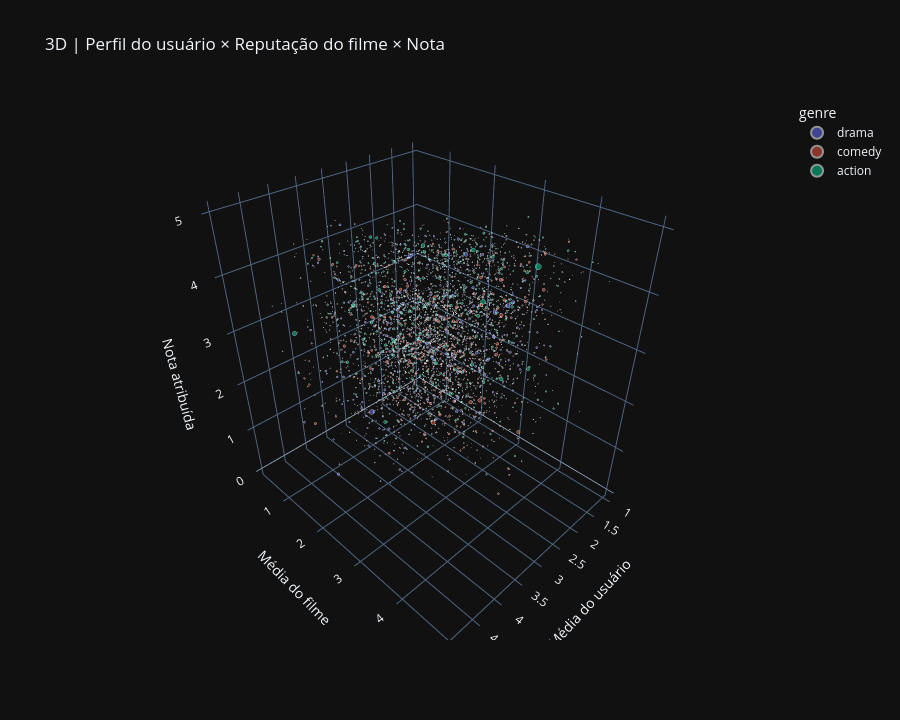

The notebook cell saved with this chart:
### Code cell
from src.data import load_train
import numpy as np
import pandas as pd
import sys
import plotly.express as px
import plotly.graph_objects as go
from plotly.subplots import make_subplots
from plotly.offline import plot
from IPython.display import HTML, display
from pathlib import Path

# Substitua caso seu DataFrame tenha outro nome
X, y = load_train()
dados = X.copy()
dados["stars"] = y.to_numpy()

# Preparação
cols = [
    "user_avg_stars", "user_n_ratings", "age",
    "share_action", "share_comedy", "share_drama",
    "movie_avg_stars", "movie_n_ratings",
    "genre", "release_year", "stars"
]
dados = dados[cols].copy()

for c in cols:
    if c != "genre":
        dados[c] = pd.to_numeric(dados[c], errors="coerce")

dados["genre"] = dados["genre"].astype("string")
dados = dados.dropna(subset=[
    "user_avg_stars", "movie_avg_stars", "stars"
])

template = "plotly_dark"

# --------------------------------------------------
# 1. SCATTER 3D
# --------------------------------------------------

# Amostragem para não sobrecarregar o navegador
amostra = dados.sample(
    n=min(12000, len(dados)),
    random_state=42
).copy()

fig1 = px.scatter_3d(
    amostra,
    x="user_avg_stars",
    y="movie_avg_stars",
    z="stars",
    color="genre",
    size="movie_n_ratings",
    size_max=10,
    opacity=0.55,
    hover_data=[
        "age", "release_year",
        "user_n_ratings", "movie_n_ratings"
    ],
    title="3D | Perfil do usuário × Reputação do filme × Nota",
    template=template
)

fig1.update_layout(
    height=720,
    scene=dict(
        xaxis_title="Média do usuário",
        yaxis_title="Média do filme",
        zaxis_title="Nota atribuída"
    )
)

# --------------------------------------------------
# 2. SUPERFÍCIE 3D: NOTA MÉDIA OBSERVADA
# --------------------------------------------------

base = dados.dropna(subset=[
    "user_avg_stars", "movie_avg_stars", "stars"
]).copy()

bins = np.linspace(0, 5, 21)
centros = (bins[:-1] + bins[1:]) / 2

base["user_bin"] = pd.cut(
    base["user_avg_stars"],
    bins=bins, labels=centros, include_lowest=True
)
base["movie_bin"] = pd.cut(
    base["movie_avg_stars"],
    bins=bins, labels=centros, include_lowest=True
)

pivot = base.pivot_table(
    index="movie_bin",
    columns="user_bin",
    values="stars",
    aggfunc="mean",
    observed=False
)

contagens = base.pivot_table(
    index="movie_bin",
    columns="user_bin",
    values="stars",
    aggfunc="count",
    observed=False
)

# Esconde células com poucas observações
z = pivot.where(contagens >= 10).to_numpy(dtype=float)

fig2 = go.Figure(
    data=go.Surface(
        x=centros,
        y=centros,
        z=z,
        colorscale="Viridis",
        colorbar=dict(title="Nota média")
    )
)

fig2.update_layout(
    title="Superfície 3D | Nota média observada",
    template=template,
    height=700,
    scene=dict(
        xaxis_title="Média do usuário",
        yaxis_title="Média do filme",
        zaxis_title="Nota média real",
        zaxis=dict(range=[0, 5])
    )
)

# --------------------------------------------------
# 3. HEATMAP COM OS MESMOS DADOS DA SUPERFÍCIE
# --------------------------------------------------

fig3 = go.Figure(
    go.Heatmap(
        x=centros,
        y=centros,
        z=z,
        colorscale="Viridis",
        zmin=0,
        zmax=5,
        colorbar=dict(title="Nota média"),
        customdata=contagens.to_numpy(),
        hovertemplate=(
            "Média usuário: %{x:.2f}<br>"
            "Média filme: %{y:.2f}<br>"
            "Nota observada: %{z:.2f}<br>"
            "Avaliações na célula: %{customdata}<extra></extra>"
        )
    )
)

fig3.update_layout(
    title="Heatmap | Interação entre usuário e filme",
    xaxis_title="Média do usuário",
    yaxis_title="Média do filme",
    template=template,
    height=600
)

# --------------------------------------------------
# 4. NOTAS POR GÊNERO E FAIXA ETÁRIA
# --------------------------------------------------

base_idade = dados.dropna(
    subset=["age", "genre", "stars"]
).copy()

base_idade["faixa_etaria"] = pd.cut(
    base_idade["age"],
    bins=[15, 25, 35, 45, 55, 65, 81],
    labels=["16–25", "26–35", "36–45",
            "46–55", "56–65", "66–80"],
    right=False
)

fig4 = px.violin(
    base_idade.sample(
        n=min(25000, len(base_idade)),
        random_state=42
    ),
    x="faixa_etaria",
    y="stars",
    color="genre",
    box=True,
    points=False,
    title="Distribuição das notas | Idade × Gênero",
    template=template
)

fig4.update_layout(
    height=600,
    xaxis_title="Faixa etária",
    yaxis_title="Nota"
)

# --------------------------------------------------
# 5. PREFERÊNCIA POR GÊNERO × NOTA
# --------------------------------------------------

pref = dados.copy()

pref["genero_preferido"] = (
    pref[["share_action", "share_comedy", "share_drama"]]
    .idxmax(axis=1)
    .str.replace("share_", "", regex=False)
)

cruzamento = (
    pref.dropna(subset=["genero_preferido", "genre", "stars"])
    .groupby(["genero_preferido", "genre"])
    .agg(
        nota_media=("stars", "mean"),
        quantidade=("stars", "size")
    )
    .reset_index()
)

fig5 = px.density_heatmap(
    pref,
    x="genero_preferido",
    y="genre",
    z="stars",
    histfunc="avg",
    text_auto=".2f",
    color_continuous_scale="Viridis",
    title="Nota média | Gênero preferido × Gênero do filme",
    template=template
)

fig5.update_layout(
    height=550,
    xaxis_title="Preferência dominante do usuário",
    yaxis_title="Gênero do filme"
)

# --------------------------------------------------
# 6. DISTRIBUIÇÃO GERAL DAS ESTRELAS
# --------------------------------------------------

fig6 = px.histogram(
    dados,
    x="stars",
    color="genre",
    barmode="group",
    histnorm="percent",
    title="Distribuição de notas por gênero",
    template=template
)

fig6.update_layout(
    height=550,
    xaxis_title="Estrelas",
    yaxis_title="Percentual"
)

# --------------------------------------------------
# EXPORTAÇÃO: UM ÚNICO ARQUIVO HTML
# --------------------------------------------------

graficos = [fig1, fig2, fig3, fig4, fig5, fig6]

titulos = [
    "Exploração 3D",
    "Superfície 3D",
    "Heatmap",
    "Idade e gênero",
    "Preferências",
    "Distribuição"
]

partes = []

for i, (fig, titulo) in enumerate(zip(graficos, titulos)):
    partes.append(
        f'<section class="grafico"><h2>{titulo}</h2>'
        + plot(
            fig,
            output_type="div",
            include_plotlyjs=(True if i == 0 else False),
            config={"responsive": True, "displaylogo": False}
        )
        + "</section>"
    )

html = """
<!DOCTYPE html>
<html lang="pt-br">
<head>
<meta charset="utf-8">
<title>Movie Ratings Explorer</title>
<style>
body {
    background: #090d18;
    color: #f1f5f9;
    font-family: Arial, sans-serif;
    margin: 0;
    padding: 32px;
}
header {
    max-width: 1350px;
    margin: auto;
    padding: 25px 0 35px;
}
h1 { font-size: 38px; margin-bottom: 8px; }
header p { color: #94a3b8; font-size: 17px; }
.grafico {
    max-width: 1350px;
    margin: 22px auto;
    padding: 15px;
    background: #111827;
    border: 1px solid #253047;
    border-radius: 16px;
}
h2 { margin: 15px 20px; font-size: 21px; }
</style>
</head>
<body>
<header>
<h1>Movie Ratings Explorer</h1>
<p>Uma exploração multidimensional de usuários, filmes e avaliações</p>
</header>
""" + "\n".join(partes) + """
</body>
</html>
"""

saida = Path("movie_ratings_dashboard.html")
saida.write_text(html, encoding="utf-8")

print(f"Dashboard criado: {saida.resolve()}")
display(fig1)

### Figure 1 — Plotly figure (JSON) as saved in the notebook; plotly's stock layout.template omitted (floating-point values rounded to 4 significant figures; data arrays with more than 128 entries replaced by an {"elided": "..."} marker saying what was removed)
{"data": [{"customdata": {"elided": "1284x4 int values"}, "hovertemplate": "genre=drama<br>user_avg_stars=%{x}<br>movie_avg_stars=%{y}<br>stars=%{z}<br>movie_n_ratings=%{customdata[3]}<br>age=%{customdata[0]}<br>release_year=%{customdata[1]}<br>user_n_ratings=%{customdata[2]}<extra></extra>", "legendgroup": "drama", "marker": {"color": "#636efa", "opacity": 0.55, "size": {"elided": "1284 int values"}, "sizemode": "area", "sizeref": 13.45, "symbol": "circle"}, "mode": "markers", "name": "drama", "scene": "scene", "showlegend": true, "type": "scatter3d", "x": {"elided": "1284 float values"}, "y": {"elided": "1284 float values"}, "z": {"elided": "1284 int values"}}, {"customdata": {"elided": "1254x4 int values"}, "hovertemplate": "genre=comedy<br>user_avg_stars=%{x}<br>movie_avg_stars=%{y}<br>stars=%{z}<br>movie_n_ratings=%{customdata[3]}<br>age=%{customdata[0]}<br>release_year=%{customdata[1]}<br>user_n_ratings=%{customdata[2]}<extra></extra>", "legendgroup": "comedy", "marker": {"color": "#EF553B", "opacity": 0.55, "size": {"elided": "1254 int values"}, "sizemode": "area", "sizeref": 13.45, "symbol": "circle"}, "mode": "markers", "name": "comedy", "scene": "scene", "showlegend": true, "type": "scatter3d", "x": {"elided": "1254 float values"}, "y": {"elided": "1254 float values"}, "z": {"elided": "1254 int values"}}, {"customdata": {"elided": "1462x4 int values"}, "hovertemplate": "genre=action<br>user_avg_stars=%{x}<br>movie_avg_stars=%{y}<br>stars=%{z}<br>movie_n_ratings=%{customdata[3]}<br>age=%{customdata[0]}<br>release_year=%{customdata[1]}<br>user_n_ratings=%{customdata[2]}<extra></extra>", "legendgroup": "action", "marker": {"color": "#00cc96", "opacity": 0.55, "size": {"elided": "1462 int values"}, "sizemode": "area", "sizeref": 13.45, "symbol": "circle"}, "mode": "markers", "name": "action", "scene": "scene", "showlegend": true, "type": "scatter3d", "x": {"elided": "1462 float values"}, "y": {"elided": "1462 float values"}, "z": {"elided": "1462 int values"}}], "layout": {"height": 720, "legend": {"itemsizing": "constant", "title": {"text": "genre"}, "tracegroupgap": 0}, "scene": {"domain": {"x": [0, 1], "y": [0, 1]}, "xaxis": {"title": {"text": "Média do usuário"}}, "yaxis": {"title": {"text": "Média do filme"}}, "zaxis": {"title": {"text": "Nota atribuída"}}}, "title": {"text": "3D | Perfil do usuário × Reputação do filme × Nota"}}}
